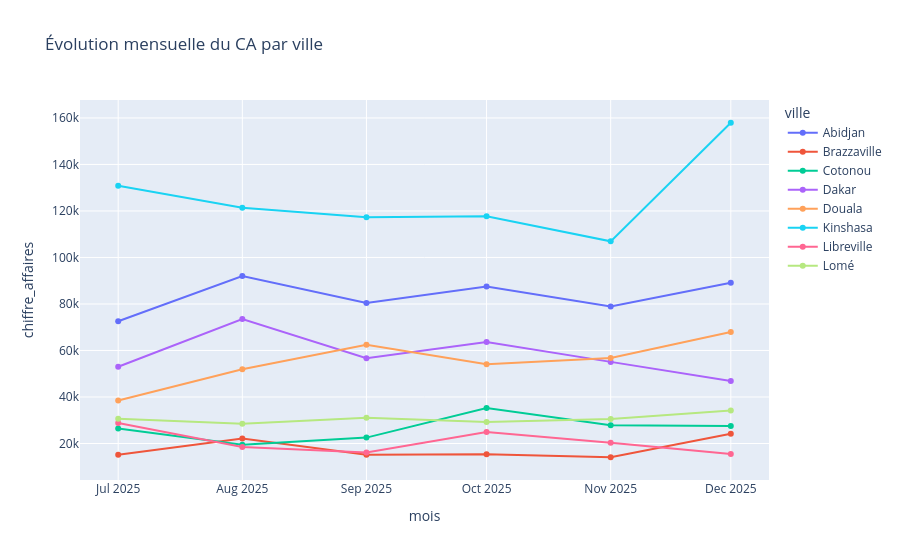

The code cell stored with this chart in its notebook:
### Code cell
fig = px.line(res_geo["evolution_mensuelle"], x="mois", y="chiffre_affaires", color="ville",
              markers=True, title="Évolution mensuelle du CA par ville")
fig.show()

### Figure 1 — Plotly figure (JSON) as saved in the notebook; plotly's stock layout.template omitted (floating-point values rounded to 4 significant figures)
{"data": [{"hovertemplate": "ville=Abidjan<br>mois=%{x}<br>chiffre_affaires=%{y}<extra></extra>", "legendgroup": "Abidjan", "line": {"color": "#636efa", "dash": "solid"}, "marker": {"symbol": "circle"}, "mode": "lines+markers", "name": "Abidjan", "orientation": "v", "showlegend": true, "type": "scatter", "x": ["2025-07", "2025-08", "2025-09", "2025-10", "2025-11", "2025-12"], "xaxis": "x", "y": [72560.0, 91990.0, 80380.0, 87550.0, 78950.0, 89080.0], "yaxis": "y"}, {"hovertemplate": "ville=Brazzaville<br>mois=%{x}<br>chiffre_affaires=%{y}<extra></extra>", "legendgroup": "Brazzaville", "line": {"color": "#EF553B", "dash": "solid"}, "marker": {"symbol": "circle"}, "mode": "lines+markers", "name": "Brazzaville", "orientation": "v", "showlegend": true, "type": "scatter", "x": ["2025-07", "2025-08", "2025-09", "2025-10", "2025-11", "2025-12"], "xaxis": "x", "y": [15140.0, 22100.0, 15110.0, 15380.0, 14080.0, 24200.0], "yaxis": "y"}, {"hovertemplate": "ville=Cotonou<br>mois=%{x}<br>chiffre_affaires=%{y}<extra></extra>", "legendgroup": "Cotonou", "line": {"color": "#00cc96", "dash": "solid"}, "marker": {"symbol": "circle"}, "mode": "lines+markers", "name": "Cotonou", "orientation": "v", "showlegend": true, "type": "scatter", "x": ["2025-07", "2025-08", "2025-09", "2025-10", "2025-11", "2025-12"], "xaxis": "x", "y": [26430.0, 19500.0, 22530.0, 35280.0, 27860.0, 27500.0], "yaxis": "y"}, {"hovertemplate": "ville=Dakar<br>mois=%{x}<br>chiffre_affaires=%{y}<extra></extra>", "legendgroup": "Dakar", "line": {"color": "#ab63fa", "dash": "solid"}, "marker": {"symbol": "circle"}, "mode": "lines+markers", "name": "Dakar", "orientation": "v", "showlegend": true, "type": "scatter", "x": ["2025-07", "2025-08", "2025-09", "2025-10", "2025-11", "2025-12"], "xaxis": "x", "y": [53000.0, 73510.0, 56640.0, 63630.0, 55100.0, 46850.0], "yaxis": "y"}, {"hovertemplate": "ville=Douala<br>mois=%{x}<br>chiffre_affaires=%{y}<extra></extra>", "legendgroup": "Douala", "line": {"color": "#FFA15A", "dash": "solid"}, "marker": {"symbol": "circle"}, "mode": "lines+markers", "name": "Douala", "orientation": "v", "showlegend": true, "type": "scatter", "x": ["2025-07", "2025-08", "2025-09", "2025-10", "2025-11", "2025-12"], "xaxis": "x", "y": [38530.0, 51940.0, 62450.0, 54090.0, 56790.0, 67910.0], "yaxis": "y"}, {"hovertemplate": "ville=Kinshasa<br>mois=%{x}<br>chiffre_affaires=%{y}<extra></extra>", "legendgroup": "Kinshasa", "line": {"color": "#19d3f3", "dash": "solid"}, "marker": {"symbol": "circle"}, "mode": "lines+markers", "name": "Kinshasa", "orientation": "v", "showlegend": true, "type": "scatter", "x": ["2025-07", "2025-08", "2025-09", "2025-10", "2025-11", "2025-12"], "xaxis": "x", "y": [130900.0, 121400.0, 117300.0, 117700.0, 106900.0, 157900.0], "yaxis": "y"}, {"hovertemplate": "ville=Libreville<br>mois=%{x}<br>chiffre_affaires=%{y}<extra></extra>", "legendgroup": "Libreville", "line": {"color": "#FF6692", "dash": "solid"}, "marker": {"symbol": "circle"}, "mode": "lines+markers", "name": "Libreville", "orientation": "v", "showlegend": true, "type": "scatter", "x": ["2025-07", "2025-08", "2025-09", "2025-10", "2025-11", "2025-12"], "xaxis": "x", "y": [28800.0, 18510.0, 16100.0, 24950.0, 20330.0, 15470.0], "yaxis": "y"}, {"hovertemplate": "ville=Lomé<br>mois=%{x}<br>chiffre_affaires=%{y}<extra></extra>", "legendgroup": "Lomé", "line": {"color": "#B6E880", "dash": "solid"}, "marker": {"symbol": "circle"}, "mode": "lines+markers", "name": "Lomé", "orientation": "v", "showlegend": true, "type": "scatter", "x": ["2025-07", "2025-08", "2025-09", "2025-10", "2025-11", "2025-12"], "xaxis": "x", "y": [30630.0, 28470.0, 31090.0, 29270.0, 30530.0, 34150.0], "yaxis": "y"}], "layout": {"legend": {"title": {"text": "ville"}, "tracegroupgap": 0}, "title": {"text": "Évolution mensuelle du CA par ville"}, "xaxis": {"anchor": "y", "domain": [0.0, 1.0], "title": {"text": "mois"}}, "yaxis": {"anchor": "x", "domain": [0.0, 1.0], "title": {"text": "chiffre_affaires"}}}}
